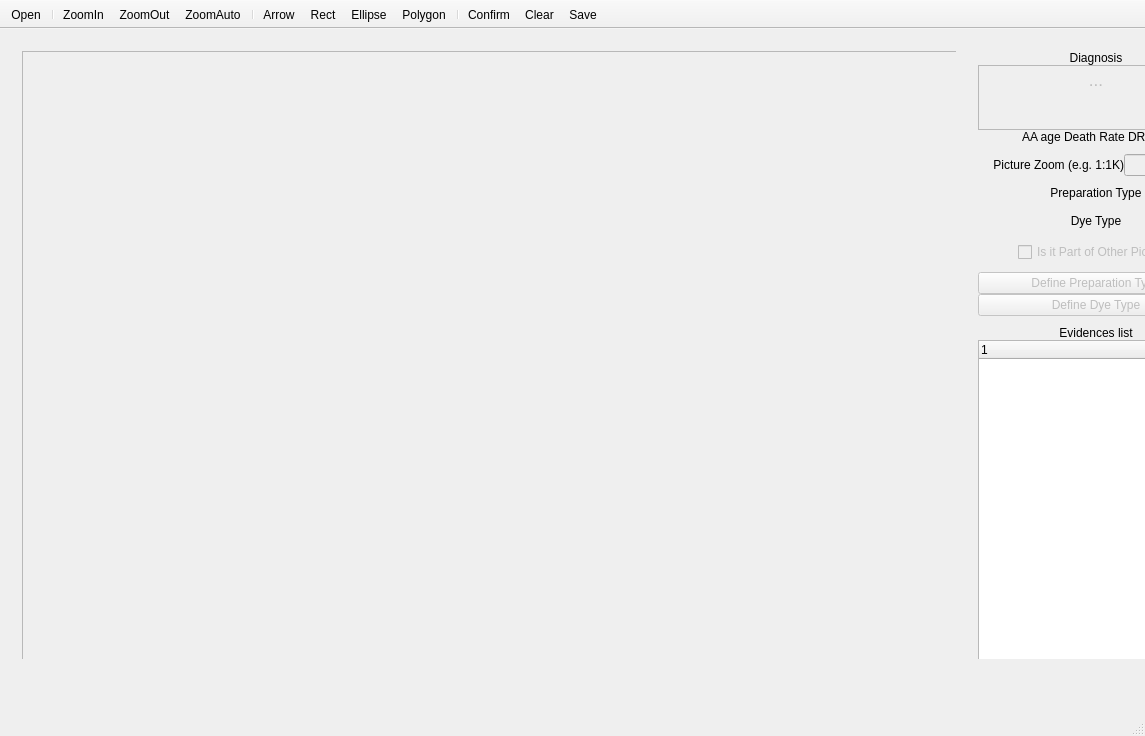
<?xml version="1.0" encoding="UTF-8"?>
<ui version="4.0">
 <class>MarkingTools</class>
 <widget class="QMainWindow" name="MarkingTools">
  <property name="geometry">
   <rect>
    <x>0</x>
    <y>0</y>
    <width>1145</width>
    <height>736</height>
   </rect>
  </property>
  <property name="minimumSize">
   <size>
    <width>1125</width>
    <height>725</height>
   </size>
  </property>
  <property name="windowTitle">
   <string>Evidences Selector</string>
  </property>
  <property name="styleSheet">
   <string notr="true"/>
  </property>
  <widget class="QWidget" name="centralWidget">
   <property name="minimumSize">
    <size>
     <width>1145</width>
     <height>640</height>
    </size>
   </property>
   <widget class="QWidget" name="layoutWidget1">
    <property name="geometry">
     <rect>
      <x>0</x>
      <y>0</y>
      <width>1218</width>
      <height>641</height>
     </rect>
    </property>
    <layout class="QHBoxLayout" name="horizontalLayout">
     <property name="spacing">
      <number>1</number>
     </property>
     <item>
      <widget class="QFrame" name="frame">
       <property name="sizePolicy">
        <sizepolicy hsizetype="MinimumExpanding" vsizetype="MinimumExpanding">
         <horstretch>0</horstretch>
         <verstretch>0</verstretch>
        </sizepolicy>
       </property>
       <property name="minimumSize">
        <size>
         <width>805</width>
         <height>605</height>
        </size>
       </property>
       <widget class="QWidget" name="gridLayoutWidget">
        <property name="geometry">
         <rect>
          <x>0</x>
          <y>0</y>
          <width>961</width>
          <height>631</height>
         </rect>
        </property>
        <layout class="QGridLayout" name="gridLayout">
         <item row="0" column="0">
          <widget class="QScrollArea" name="scrollArea">
           <property name="minimumSize">
            <size>
             <width>790</width>
             <height>595</height>
            </size>
           </property>
           <property name="widgetResizable">
            <bool>false</bool>
           </property>
           <property name="alignment">
            <set>Qt::AlignCenter</set>
           </property>
           <widget class="QWidget" name="scrollAreaWidgetContents">
            <property name="geometry">
             <rect>
              <x>155</x>
              <y>65</y>
              <width>647</width>
              <height>497</height>
             </rect>
            </property>
            <widget class="QFrame" name="frame_17">
             <property name="geometry">
              <rect>
               <x>560</x>
               <y>450</y>
               <width>218</width>
               <height>10</height>
              </rect>
             </property>
             <property name="minimumSize">
              <size>
               <width>10</width>
               <height>10</height>
              </size>
             </property>
             <property name="maximumSize">
              <size>
               <width>16777215</width>
               <height>10</height>
              </size>
             </property>
             <property name="frameShape">
              <enum>QFrame::NoFrame</enum>
             </property>
             <property name="frameShadow">
              <enum>QFrame::Raised</enum>
             </property>
            </widget>
           </widget>
          </widget>
         </item>
        </layout>
       </widget>
      </widget>
     </item>
     <item>
      <widget class="QFrame" name="frame_2">
       <property name="sizePolicy">
        <sizepolicy hsizetype="Fixed" vsizetype="Preferred">
         <horstretch>250</horstretch>
         <verstretch>0</verstretch>
        </sizepolicy>
       </property>
       <property name="minimumSize">
        <size>
         <width>250</width>
         <height>0</height>
        </size>
       </property>
       <property name="maximumSize">
        <size>
         <width>250</width>
         <height>16777215</height>
        </size>
       </property>
       <property name="styleSheet">
        <string notr="true"/>
       </property>
       <property name="frameShape">
        <enum>QFrame::NoFrame</enum>
       </property>
       <property name="frameShadow">
        <enum>QFrame::Raised</enum>
       </property>
       <widget class="QWidget" name="layoutWidget">
        <property name="geometry">
         <rect>
          <x>10</x>
          <y>0</y>
          <width>249</width>
          <height>841</height>
         </rect>
        </property>
        <layout class="QVBoxLayout" name="verticalLayout">
         <property name="spacing">
          <number>0</number>
         </property>
         <property name="rightMargin">
          <number>2</number>
         </property>
         <item>
          <widget class="QLabel" name="label_3">
           <property name="text">
            <string>Diagnosis</string>
           </property>
           <property name="alignment">
            <set>Qt::AlignCenter</set>
           </property>
          </widget>
         </item>
         <item>
          <widget class="QTextEdit" name="textEdit">
           <property name="enabled">
            <bool>false</bool>
           </property>
           <property name="maximumSize">
            <size>
             <width>16777215</width>
             <height>65</height>
            </size>
           </property>
           <property name="html">
            <string>&lt;!DOCTYPE HTML PUBLIC &quot;-//W3C//DTD HTML 4.0//EN&quot; &quot;http://www.w3.org/TR/REC-html40/strict.dtd&quot;&gt;
&lt;html&gt;&lt;head&gt;&lt;meta name=&quot;qrichtext&quot; content=&quot;1&quot; /&gt;&lt;style type=&quot;text/css&quot;&gt;
p, li { white-space: pre-wrap; }
&lt;/style&gt;&lt;/head&gt;&lt;body style=&quot; font-family:'.Helvetica Neue DeskInterface'; font-size:13pt; font-weight:400; font-style:normal;&quot;&gt;
&lt;p align=&quot;center&quot; style=&quot; margin-top:0px; margin-bottom:0px; margin-left:0px; margin-right:0px; -qt-block-indent:0; text-indent:0px;&quot;&gt;...&lt;/p&gt;&lt;/body&gt;&lt;/html&gt;</string>
           </property>
          </widget>
         </item>
         <item>
          <widget class="QLabel" name="label_5">
           <property name="text">
            <string>AA age Death Rate DR.dr%</string>
           </property>
           <property name="alignment">
            <set>Qt::AlignCenter</set>
           </property>
          </widget>
         </item>
         <item>
          <widget class="QFrame" name="frame_13">
           <property name="minimumSize">
            <size>
             <width>10</width>
             <height>10</height>
            </size>
           </property>
           <property name="maximumSize">
            <size>
             <width>16777215</width>
             <height>10</height>
            </size>
           </property>
           <property name="frameShape">
            <enum>QFrame::NoFrame</enum>
           </property>
           <property name="frameShadow">
            <enum>QFrame::Raised</enum>
           </property>
          </widget>
         </item>
         <item>
          <layout class="QHBoxLayout" name="horizontalLayout_2">
           <property name="spacing">
            <number>0</number>
           </property>
           <property name="sizeConstraint">
            <enum>QLayout::SetNoConstraint</enum>
           </property>
           <item>
            <widget class="QLabel" name="label_4">
             <property name="maximumSize">
              <size>
               <width>150</width>
               <height>16777215</height>
              </size>
             </property>
             <property name="text">
              <string>Picture Zoom (e.g. 1:1K)</string>
             </property>
             <property name="alignment">
              <set>Qt::AlignRight|Qt::AlignTrailing|Qt::AlignVCenter</set>
             </property>
            </widget>
           </item>
           <item>
            <widget class="QLineEdit" name="lineZoomEdit">
             <property name="enabled">
              <bool>false</bool>
             </property>
             <property name="maximumSize">
              <size>
               <width>90</width>
               <height>16777215</height>
              </size>
             </property>
             <property name="text">
              <string>1:1K</string>
             </property>
             <property name="alignment">
              <set>Qt::AlignCenter</set>
             </property>
            </widget>
           </item>
          </layout>
         </item>
         <item>
          <widget class="QFrame" name="frame_14">
           <property name="minimumSize">
            <size>
             <width>10</width>
             <height>10</height>
            </size>
           </property>
           <property name="maximumSize">
            <size>
             <width>16777215</width>
             <height>10</height>
            </size>
           </property>
           <property name="frameShape">
            <enum>QFrame::NoFrame</enum>
           </property>
           <property name="frameShadow">
            <enum>QFrame::Raised</enum>
           </property>
          </widget>
         </item>
         <item>
          <widget class="QLabel" name="label">
           <property name="maximumSize">
            <size>
             <width>239</width>
             <height>16777215</height>
            </size>
           </property>
           <property name="text">
            <string>Preparation Type
 </string>
           </property>
           <property name="alignment">
            <set>Qt::AlignCenter</set>
           </property>
          </widget>
         </item>
         <item>
          <widget class="QLabel" name="label_6">
           <property name="maximumSize">
            <size>
             <width>239</width>
             <height>16777215</height>
            </size>
           </property>
           <property name="text">
            <string>Dye Type
 </string>
           </property>
           <property name="alignment">
            <set>Qt::AlignCenter</set>
           </property>
          </widget>
         </item>
         <item>
          <layout class="QHBoxLayout" name="horizontalLayout_3">
           <property name="spacing">
            <number>0</number>
           </property>
           <item>
            <widget class="QFrame" name="frame_3">
             <property name="minimumSize">
              <size>
               <width>20</width>
               <height>0</height>
              </size>
             </property>
             <property name="maximumSize">
              <size>
               <width>40</width>
               <height>20</height>
              </size>
             </property>
             <property name="frameShape">
              <enum>QFrame::NoFrame</enum>
             </property>
             <property name="frameShadow">
              <enum>QFrame::Raised</enum>
             </property>
            </widget>
           </item>
           <item>
            <widget class="QCheckBox" name="checkPartBox">
             <property name="enabled">
              <bool>false</bool>
             </property>
             <property name="maximumSize">
              <size>
               <width>16777215</width>
               <height>172</height>
              </size>
             </property>
             <property name="text">
              <string>Is it Part of Other Picture</string>
             </property>
            </widget>
           </item>
           <item>
            <widget class="QFrame" name="frame_4">
             <property name="minimumSize">
              <size>
               <width>20</width>
               <height>0</height>
              </size>
             </property>
             <property name="maximumSize">
              <size>
               <width>40</width>
               <height>20</height>
              </size>
             </property>
             <property name="frameShape">
              <enum>QFrame::NoFrame</enum>
             </property>
             <property name="frameShadow">
              <enum>QFrame::Raised</enum>
             </property>
            </widget>
           </item>
          </layout>
         </item>
         <item>
          <widget class="QFrame" name="frame_16">
           <property name="minimumSize">
            <size>
             <width>10</width>
             <height>10</height>
            </size>
           </property>
           <property name="maximumSize">
            <size>
             <width>16777215</width>
             <height>10</height>
            </size>
           </property>
           <property name="frameShape">
            <enum>QFrame::NoFrame</enum>
           </property>
           <property name="frameShadow">
            <enum>QFrame::Raised</enum>
           </property>
          </widget>
         </item>
         <item>
          <widget class="QPushButton" name="DefPrepButton">
           <property name="enabled">
            <bool>false</bool>
           </property>
           <property name="text">
            <string>Define Preparation Type</string>
           </property>
          </widget>
         </item>
         <item>
          <widget class="QPushButton" name="DefDyeButton">
           <property name="enabled">
            <bool>false</bool>
           </property>
           <property name="text">
            <string>Define Dye Type</string>
           </property>
          </widget>
         </item>
         <item>
          <widget class="QFrame" name="frame_15">
           <property name="minimumSize">
            <size>
             <width>10</width>
             <height>10</height>
            </size>
           </property>
           <property name="maximumSize">
            <size>
             <width>16777215</width>
             <height>10</height>
            </size>
           </property>
           <property name="frameShape">
            <enum>QFrame::NoFrame</enum>
           </property>
           <property name="frameShadow">
            <enum>QFrame::Raised</enum>
           </property>
          </widget>
         </item>
         <item>
          <widget class="QLabel" name="label_2">
           <property name="maximumSize">
            <size>
             <width>16777215</width>
             <height>22</height>
            </size>
           </property>
           <property name="text">
            <string>Evidences list</string>
           </property>
           <property name="alignment">
            <set>Qt::AlignCenter</set>
           </property>
          </widget>
         </item>
         <item>
          <widget class="QTreeWidget" name="treeWidget">
           <property name="maximumSize">
            <size>
             <width>16777215</width>
             <height>16777215</height>
            </size>
           </property>
           <column>
            <property name="text">
             <string notr="true">1</string>
            </property>
           </column>
          </widget>
         </item>
         <item>
          <widget class="QPushButton" name="newEvButton">
           <property name="enabled">
            <bool>false</bool>
           </property>
           <property name="text">
            <string>New Evidence</string>
           </property>
          </widget>
         </item>
         <item>
          <widget class="QPushButton" name="chEvButton">
           <property name="enabled">
            <bool>false</bool>
           </property>
           <property name="text">
            <string>Change Evidence</string>
           </property>
          </widget>
         </item>
         <item>
          <widget class="QPushButton" name="remEvButton">
           <property name="enabled">
            <bool>false</bool>
           </property>
           <property name="text">
            <string>Remove Evidence</string>
           </property>
          </widget>
         </item>
         <item>
          <widget class="QFrame" name="frame_12">
           <property name="minimumSize">
            <size>
             <width>10</width>
             <height>0</height>
            </size>
           </property>
           <property name="maximumSize">
            <size>
             <width>16777215</width>
             <height>250</height>
            </size>
           </property>
           <property name="frameShape">
            <enum>QFrame::Box</enum>
           </property>
           <property name="frameShadow">
            <enum>QFrame::Raised</enum>
           </property>
          </widget>
         </item>
        </layout>
       </widget>
      </widget>
     </item>
    </layout>
   </widget>
  </widget>
  <widget class="QMenuBar" name="menuBar">
   <property name="enabled">
    <bool>true</bool>
   </property>
   <property name="geometry">
    <rect>
     <x>0</x>
     <y>0</y>
     <width>1145</width>
     <height>22</height>
    </rect>
   </property>
  </widget>
  <widget class="QStatusBar" name="statusBar"/>
  <widget class="QToolBar" name="mainToolBar">
   <property name="enabled">
    <bool>true</bool>
   </property>
   <property name="movable">
    <bool>false</bool>
   </property>
   <attribute name="toolBarArea">
    <enum>TopToolBarArea</enum>
   </attribute>
   <attribute name="toolBarBreak">
    <bool>false</bool>
   </attribute>
   <addaction name="actionOpen"/>
   <addaction name="separator"/>
   <addaction name="actionZoomIn"/>
   <addaction name="actionZoomOut"/>
   <addaction name="actionZoomAuto"/>
   <addaction name="separator"/>
   <addaction name="actionArrow"/>
   <addaction name="actionRect"/>
   <addaction name="actionEllipse"/>
   <addaction name="actionPolygon"/>
   <addaction name="separator"/>
   <addaction name="actionConfirm"/>
   <addaction name="actionClear"/>
   <addaction name="actionSave"/>
  </widget>
  <action name="actionOpen">
   <property name="icon">
    <iconset resource="myresources.qrc">
     <normaloff>:/icons/open_image_file_32.png</normaloff>
     <normalon>:/open_image_file_32.png</normalon>:/icons/open_image_file_32.png</iconset>
   </property>
   <property name="text">
    <string>Open</string>
   </property>
   <property name="toolTip">
    <string>Open Image</string>
   </property>
  </action>
  <action name="actionZoomIn">
   <property name="icon">
    <iconset resource="myresources.qrc">
     <normaloff>:/icons/Plus_zoom_or_search_symbol_of_interface_32.png</normaloff>:/icons/Plus_zoom_or_search_symbol_of_interface_32.png</iconset>
   </property>
   <property name="text">
    <string>ZoomIn</string>
   </property>
   <property name="toolTip">
    <string>Zoom In</string>
   </property>
  </action>
  <action name="actionZoomOut">
   <property name="icon">
    <iconset resource="myresources.qrc">
     <normaloff>:/icons/Zoom_out_32.png</normaloff>
     <normalon>:/Zoom_out_32.png</normalon>:/icons/Zoom_out_32.png</iconset>
   </property>
   <property name="text">
    <string>ZoomOut</string>
   </property>
   <property name="toolTip">
    <string>Zoom Out</string>
   </property>
  </action>
  <action name="actionZoomAuto">
   <property name="icon">
    <iconset resource="myresources.qrc">
     <normaloff>:/icons/Search_32.png</normaloff>
     <normalon>:/Search_32.png</normalon>:/icons/Search_32.png</iconset>
   </property>
   <property name="text">
    <string>ZoomAuto</string>
   </property>
   <property name="toolTip">
    <string>Zoom Auto</string>
   </property>
  </action>
  <action name="actionArrow">
   <property name="checkable">
    <bool>true</bool>
   </property>
   <property name="icon">
    <iconset resource="myresources.qrc">
     <normaloff>:/icons/Arrow_pointing_to_right_32.png</normaloff>
     <normalon>:/Arrow_pointing_to_right_32.png</normalon>:/icons/Arrow_pointing_to_right_32.png</iconset>
   </property>
   <property name="text">
    <string>Arrow</string>
   </property>
   <property name="toolTip">
    <string>Arrow Selectoin Tool</string>
   </property>
  </action>
  <action name="actionRect">
   <property name="checkable">
    <bool>true</bool>
   </property>
   <property name="icon">
    <iconset resource="myresources.qrc">
     <normaloff>:/icons/Rectangular_shape_outline_32.png</normaloff>
     <normalon>:/Rectangular_shape_outline_32.png</normalon>:/icons/Rectangular_shape_outline_32.png</iconset>
   </property>
   <property name="text">
    <string>Rect</string>
   </property>
   <property name="toolTip">
    <string>Rectangle Selection Tool</string>
   </property>
  </action>
  <action name="actionEllipse">
   <property name="checkable">
    <bool>true</bool>
   </property>
   <property name="icon">
    <iconset resource="myresources.qrc">
     <normaloff>:/icons/Ellipse_outline_shape_variant_32.png</normaloff>
     <normalon>:/Ellipse_outline_shape_variant_32.png</normalon>:/icons/Ellipse_outline_shape_variant_32.png</iconset>
   </property>
   <property name="text">
    <string>Ellipse</string>
   </property>
   <property name="toolTip">
    <string>Ellipse Selection Tool</string>
   </property>
  </action>
  <action name="actionPolygon">
   <property name="checkable">
    <bool>true</bool>
   </property>
   <property name="icon">
    <iconset resource="myresources.qrc">
     <normaloff>:/icons/Pentagon__32.png</normaloff>
     <normalon>:/Pentagon__32.png</normalon>:/icons/Pentagon__32.png</iconset>
   </property>
   <property name="text">
    <string>Polygon</string>
   </property>
   <property name="toolTip">
    <string>Polygonal Selection Tool</string>
   </property>
  </action>
  <action name="actionConfirm">
   <property name="icon">
    <iconset resource="myresources.qrc">
     <normaloff>:/icons/Check_mark_32.png</normaloff>
     <normalon>:/Check_mark_32.png</normalon>:/icons/Check_mark_32.png</iconset>
   </property>
   <property name="text">
    <string>Confirm</string>
   </property>
   <property name="toolTip">
    <string>Confirm Selection</string>
   </property>
  </action>
  <action name="actionSave">
   <property name="icon">
    <iconset resource="myresources.qrc">
     <normaloff>:/icons/Save_Disk_32.png</normaloff>
     <normalon>:/Save_Disk_32.png</normalon>:/icons/Save_Disk_32.png</iconset>
   </property>
   <property name="text">
    <string>Save</string>
   </property>
   <property name="toolTip">
    <string>Save to Data Base</string>
   </property>
  </action>
  <action name="actionClear">
   <property name="icon">
    <iconset resource="myresources.qrc">
     <normaloff>:/icons/Cross_remove_sign_32.png</normaloff>
     <normalon>:/Cross_remove_sign_32.png</normalon>:/icons/Cross_remove_sign_32.png</iconset>
   </property>
   <property name="text">
    <string>Clear</string>
   </property>
   <property name="toolTip">
    <string>Clear Unconfirmed Selections</string>
   </property>
  </action>
 </widget>
 <layoutdefault spacing="6" margin="11"/>
 <resources>
  <include location="myresources.qrc"/>
 </resources>
 <connections/>
</ui>
